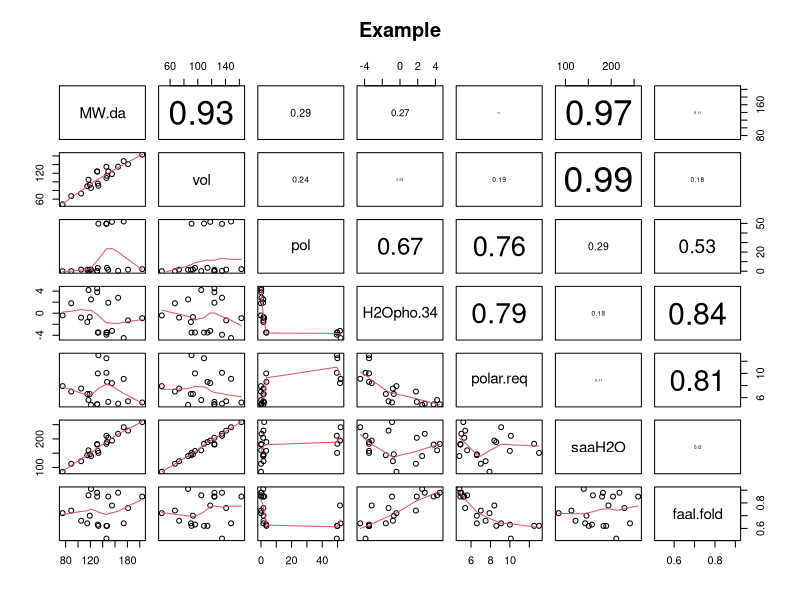
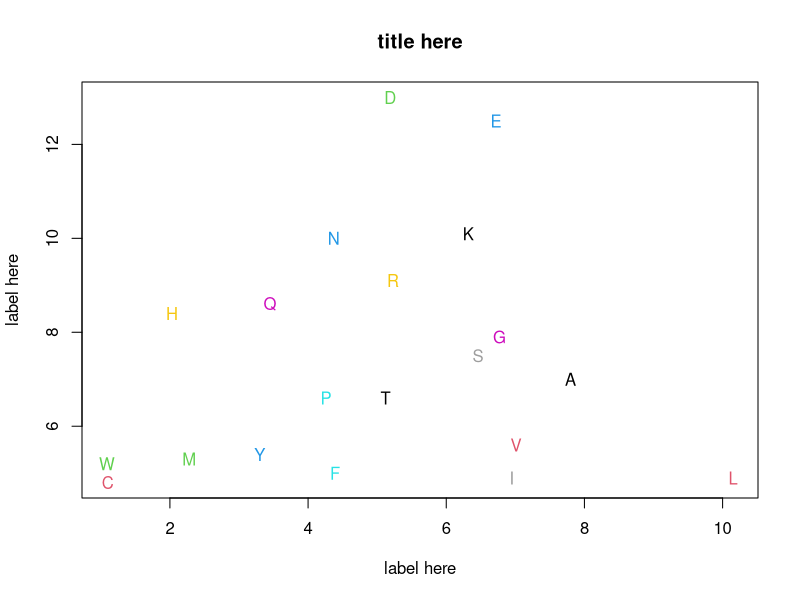
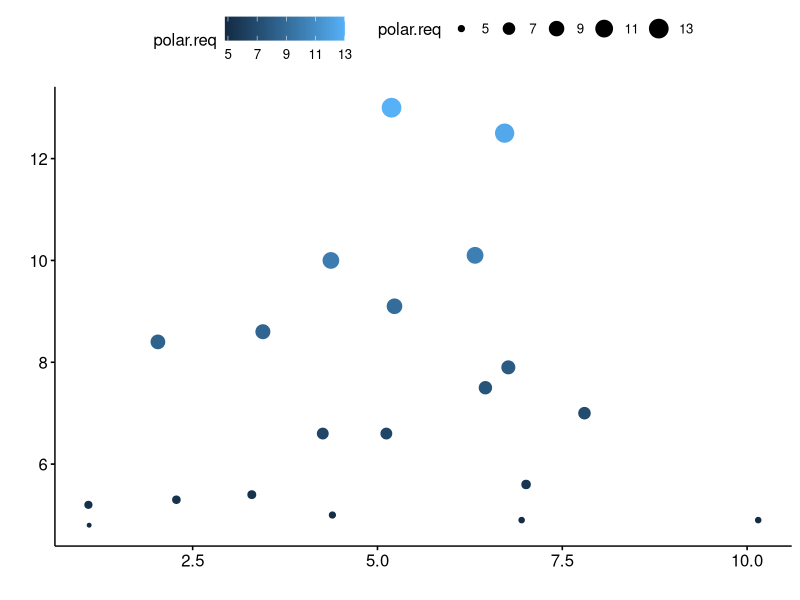
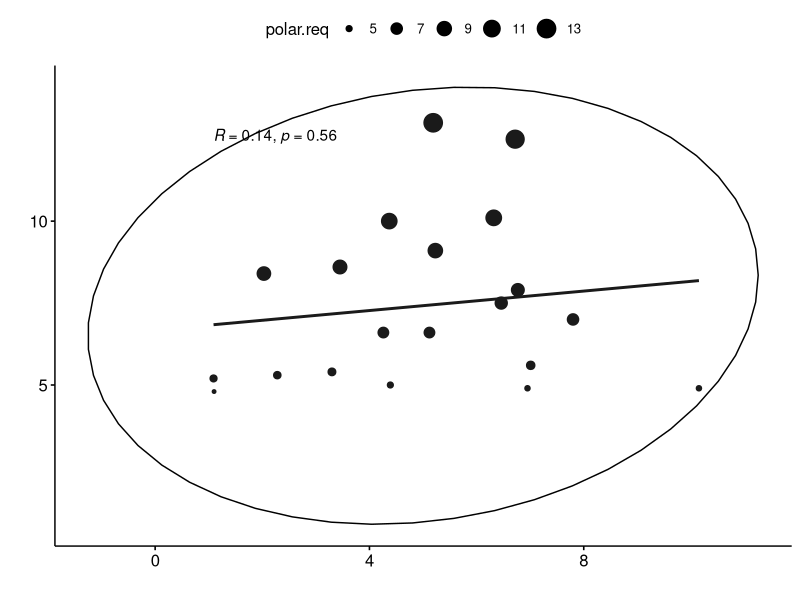
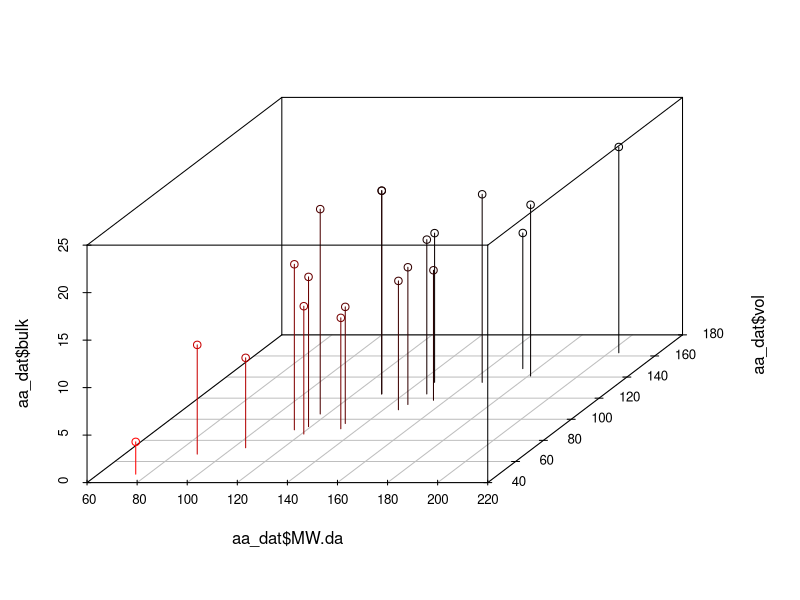
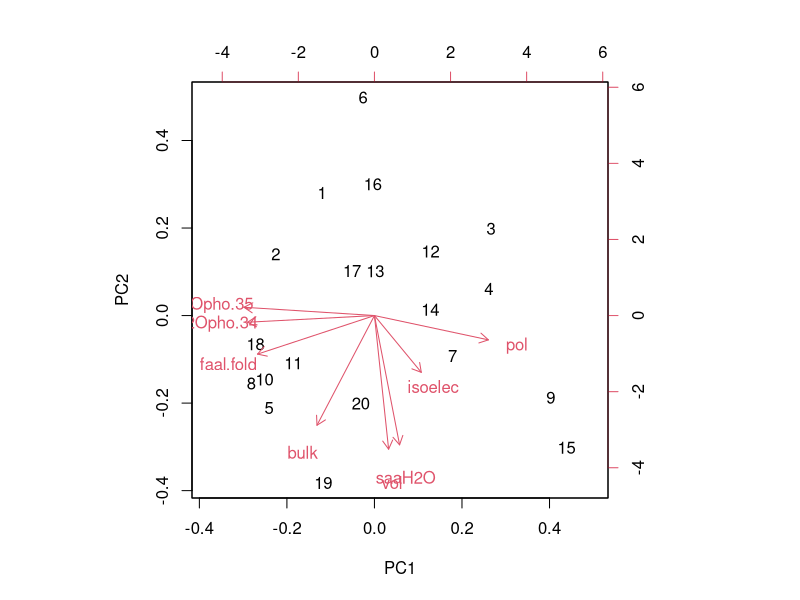
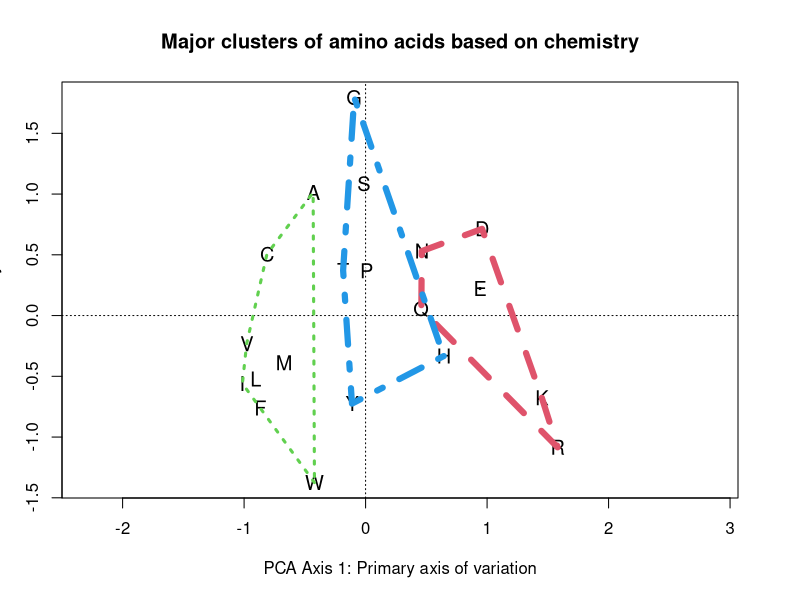
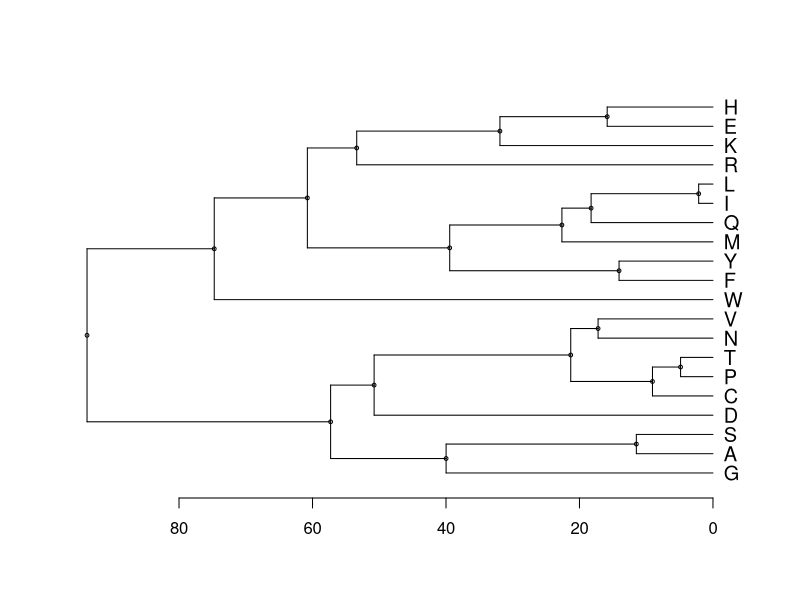

Source code (R) for these figures, in order:
## ---- chunk 1
knitr::opts_chunk$set(echo = TRUE, eval = FALSE)
## ---- chunk 2
library(ggplot2)
library(ggpubr)
library(vegan)
library(scatterplot3d)
## ---- chunk 3
# 1 letter code
aa        <-c('A','C','D','E','F','G','H','I','K','L','M','N',
              'P','Q','R','S','T','V','W','Y')


## molecular weight in dalton
MW.da     <-c(89,121,133,146,165,75,155,131,146,131,149,132,115,147,174,105,119,117,204,181)

## vol from van der Waals radii 
vol    <-c(67,86,91,109,135,48,118,124,135,124,124,96,90,
              114,148,73,93,105,163,141)

##  bulk – a measure of the shape of the side chain
bulk <-c(11.5,13.46,11.68,13.57,19.8,3.4,13.69,21.4,
              15.71,21.4,16.25,12.28,17.43,
              14.45,14.28,9.47,15.77,21.57,21.67,18.03)

## pol – a measure of the electric field strength around the molecule
pol  <-c(0,1.48,49.7,49.9,0.35,0,51.6,0.13,49.5,0.13,
              1.43,3.38,1.58,3.53,52,1.67,1.66,0.13,2.1,1.61)

## isoelec point
isoelec <-c(6,5.07,2.77,3.22,5.48,5.97,7.59,6.02,9.74,5.98,
                   5.74,5.41,6.3,5.65,10.76,5.68,6.16,5.96,5.89,5.66)

## 1st Hydrophobicity scale
H2Opho.34 <-c(1.8,2.5,-3.5,-3.5,2.8,-0.4,-3.2,4.5,-3.9,3.8,1.9,
                  -3.5,-1.6,-3.5,-4.5,-0.8,-0.7,4.2,-0.9,-1.3)

## 2nd Hydrophobicity scale
H2Opho.35 <-c(1.6,2,-9.2,-8.2,3.7,1,-3,3.1,-8.8,2.8,3.4,-4.8,
                  -0.2,-4.1,-12.3,0.6,1.2,2.6,1.9,-0.7)

## Surface area accessible to water in an unfolded peptide
saaH2O       <-c(113,140,151,183,218,85,194,182,211,180,204,158,
                 143,189,241,122,146,160,259,229)


## Fraction of accessible area lost when a protein folds
faal.fold    <-c(0.74,0.91,0.62,0.62,0.88,0.72,0.78,0.88,0.52,
                 0.85,0.85,0.63,0.64,0.62,0.64,0.66,0.7,0.86,0.85,0.76)



# Polar requirement 
polar.req    <-c(7,4.8,13,12.5,5,7.9,8.4,4.9,10.1,4.9,5.3,10,
                 6.6,8.6,9.1,7.5,6.6,5.6,5.2,5.4)

## relative frequency of occurance
## "The frequencies column shows the mean 
### percentage of each amino acid in the protein sequences 
### of modern organisms"
freq        <-c(7.8,1.1,5.19,6.72,4.39,6.77,2.03,6.95,6.32,
                10.15,2.28,4.37,4.26,3.45,5.23,6.46,5.12,7.01,1.09,3.3)

##
# charges
## un = Un-charged
## neg = negative
## pos = positive
charge<-c('un','un','neg','neg','un','un','pos','un','pos',
          'un','un','un','un','un','pos','un','un','un','un','un')

## hydropathy
hydropathy<-c('hydrophobic','hydrophobic','hydrophilic','
              hydrophilic','hydrophobic','neutral','neutral',
              'hydrophobic','hydrophilic','hydrophobic','hydrophobic',
              'hydrophilic','neutral',
              'hydrophilic','hydrophilic','neutral','neutral',
              'hydrophobic','hydrophobic','neutral')

## vol
vol.cat<-c('verysmall','small','small','medium',
              'verylarge','verysmall','medium','large','large',
              'large','large','small','small','medium','large',
              'verysmall',
              'small','medium','verylarge','verylarge')

## pol
pol.cat<-c('nonpolar','nonpolar','polar','polar',
                'nonpolar','nonpolar','polar','nonpolar',
                'polar','nonpolar','nonpolar','polar','nonpolar','polar',
                'polar','polar','polar','nonpolar','nonpolar','polar')

## chemical
chemical<-c('aliphatic','sulfur','acidic','acidic','aromatic',
            'aliphatic','basic','aliphatic','basic','aliphatic','sulfur',
            'amide','aliphatic','amide','basic','hydroxyl','hydroxyl',
            'aliphatic','aromatic','aromatic')




## ---- chunk 4
### Build dataframe
aa_dat <- data.frame(aa, 
                     MW.da,vol,
                     bulk, pol, 
                     isoelec,H2Opho.34, H2Opho.35,
                     saaH2O, faal.fold, polar.req,
                     freq, charge, hydropathy,
                     vol.cat, pol.cat, chemical)
## ---- chunk 5
cor_ <- round(cor(aa_dat[,-c(1,13:17)]),2)
diag(cor_) <- NA
cor_[upper.tri(cor_)] <- NA
cor_


## ---- chunk 6
which(cor_ == max(cor_, na.rm = T), arr.ind = T)
## ---- chunk 7
max(cor_, na.rm = T)
min(cor_, na.rm = T)
which(cor_ == min(cor_, na.rm = T), arr.ind = T)
## ---- chunk 8
panel.cor <- function(x, y, digits = 2, prefix = "", cex.cor,...)
{
    usr <- par("usr"); on.exit(par(usr))
    par(usr = c(0, 1, 0, 1))
    r <- abs(cor(x, y))
    txt <- format(c(r, 0.123456789), digits = digits)[1]
    txt <- paste0(prefix, txt)
    if(missing(cex.cor)) cex.cor <- 0.8/strwidth(txt)
    text(0.5, 0.5, txt, cex = cex.cor * r)
}
## ---- chunk 9
plot(aa_dat[,c("MW.da","vol","pol",
               "H2Opho.34","polar.req",
               "saaH2O","faal.fold")],
     panel = panel.smooth,
      upper.panel =panel.cor ,
     main = "Example")
## ---- chunk 10
plot(polar.req  ~ freq, data = aa_dat,
     xlab = "label here",
     ylab = "label here",
     main = "title here",
     col = 0)

text(polar.req ~ freq, 
     labels = aa, 
     data = aa_dat, 
     col = 1:20)
## ---- chunk 11
ggscatter(y = "polar.req",
          x = "freq",
          size = "polar.req",
          color = "polar.req",
          data = aa_dat,
          xlab = "",
          ylab = "")
## ---- chunk 12
ggscatter(y = "polar.req",
          x = "freq",
          size = "polar.req",
           add = "reg.line",  # line of best fit
           ellipse = TRUE,   # data ellipse
          cor.coef = TRUE, # correlation coef
         # color = "freq",
          data = aa_dat,
         xlab = "",
         ylab = "")
## ---- chunk 13
scatterplot3d(x = aa_dat$MW.da,
              y = aa_dat$vol,
              z = aa_dat$bulk,
              highlight.3d = TRUE,
              type="h")
## ---- chunk 14
aa_dat2 <- aa_dat[,-c(1,
                      2,11,12,
                      13,14,15,16,17)]
## ---- chunk 15
pca.out <- prcomp(aa_dat2, scale = TRUE)
## ---- chunk 16
biplot(pca.out)
## ---- chunk 17
rda.out <- vegan::rda(aa_dat2, 
                      scale = TRUE)
## ---- chunk 18
rda_scores <- scores(rda.out)
## ---- chunk 19
# Build plot
biplot(rda.out, display = "sites", col = 0,
         main = "Major clusters of amino acids based on chemistry",
       xlab = "PCA Axis 1: Primary axis of variation",
       ylab = "PCA Axis 1: Secondary axis of variation")

# add point
orditorp(rda.out, display = "sites", labels = aa_dat$aa, cex = 1.2)

# add groupings
ordihull(rda.out,
         group = aa_dat$hydropathy,
         col = 1:7,
         lty = 1:7,
         lwd = c(3,6))
## ---- chunk 20
row.names(aa_dat2) <- paste(aa_dat$aa,
                            #aa_dat$hydropathy,
                            sep = ".")
## ---- chunk 21
dist_euc <- dist(aa_dat2, 
                 method = "euclidean")
## ---- chunk 22
clust_euc <- hclust(dist_euc,
                    method = "average")
## ---- chunk 23
dendro_euc <- as.dendrogram(clust_euc)
plot(dendro_euc,horiz = T,
     nodePar = list(pch = c(1,NA), 
                  cex = 0.5, 
                   lab.cex = 1.2))
